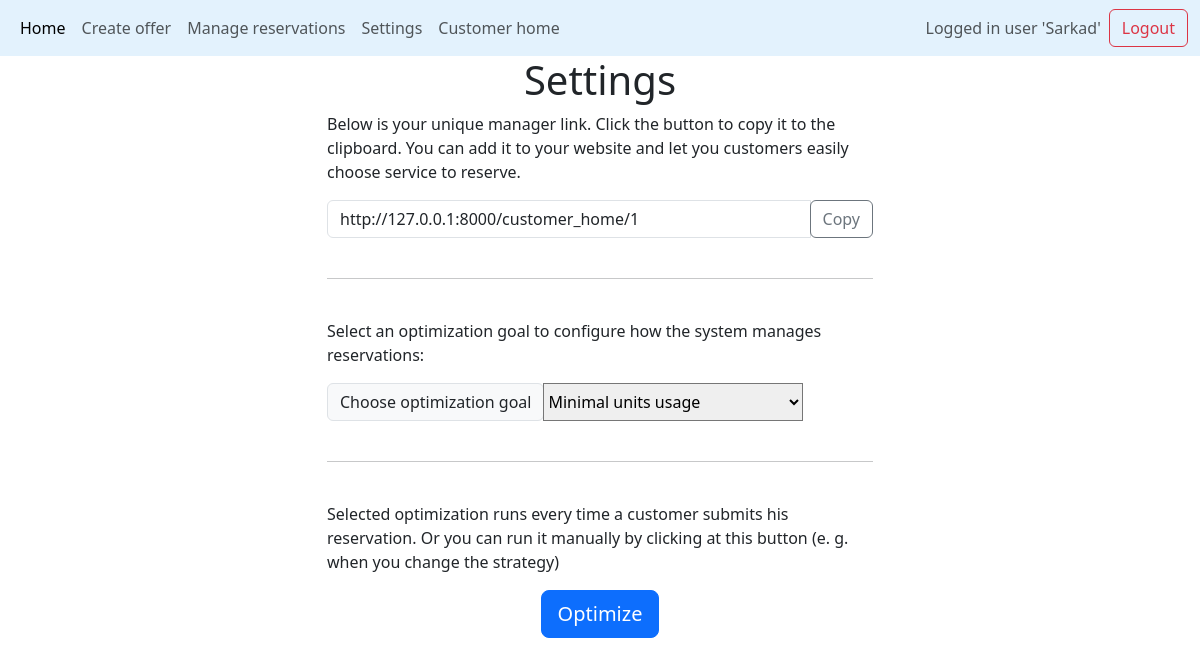
/manager_link/1 (signed in), run on an earlier commit of the app's database.
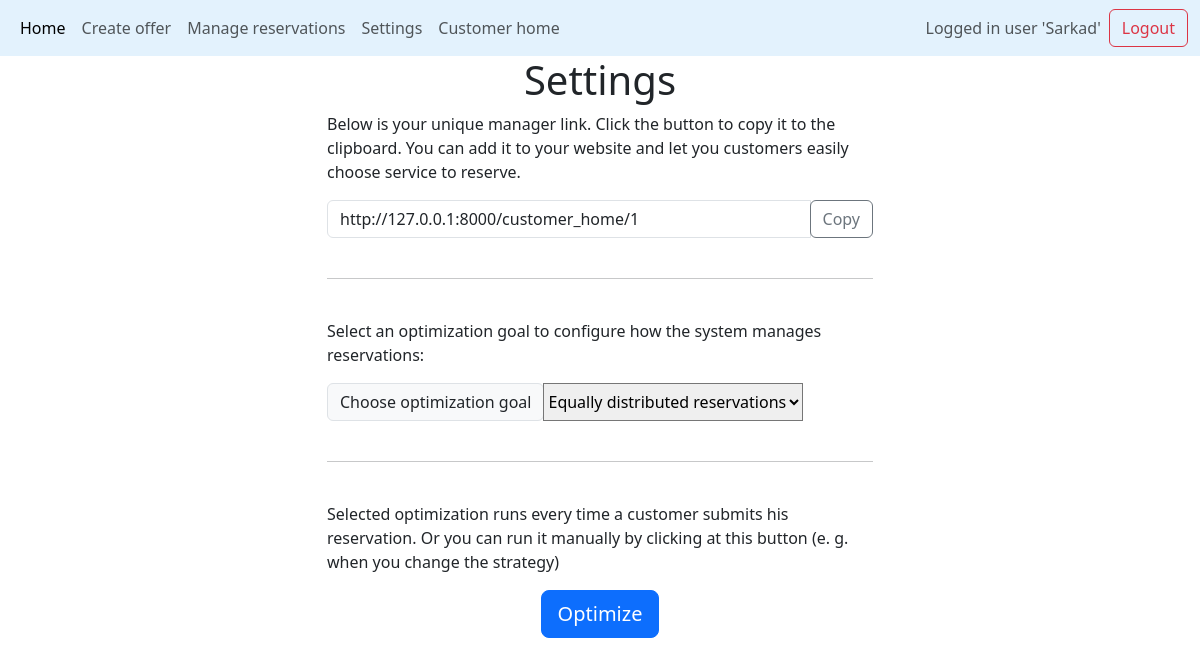
And on a later commit of the database.
### base/models.py (models this page shows, shortened)
class ManagerProfile(models.Model):
    user = models.OneToOneField(User, on_delete=models.CASCADE, related_name='managerprofile')
    optimization_strategy = models.CharField(max_length=30, default='min_units', choices=[
        ('min_units', 'Minimal units usage'),
        ('equally_distributed', 'Equally distributed reservations')
    ])
    manager_link = models.URLField(max_length=200, blank=True)

### base/views.py (the view)
# urls.py: path('manager_link/<int:manager_id>', views.manager_link, name='manager_link'),
@login_required
def manager_link(request, manager_id=None):
    base_url = f"{request.scheme}://{request.get_host()}"
    link = f"{base_url}/customer_home/{manager_id}"
    profile = request.user.managerprofile
    return render(request, "manager_link.html", {'profile': profile})

### templates/manager_link.html (shortened to what this page needs)
{% extends 'main.html' %}
{% load crispy_forms_tags %}
{% load static %}
{% block content %}
<div class="container-md">
    <div class="row justify-content-center">
        <div class="col-md-6">
            <h1 class="text-center">Settings</h1>
            <p>Below is your unique manager link. Click the button to copy it to the clipboard. You can add it to your website and let you customers easily choose service to reserve.</p>
            <div class="input-group mb-3">
                <input type="text" class="form-control" id="linkToCopy" value="{{ profile.manager_link }}" readonly>
                <div class="input-group-append">
                    <button class="btn btn-outline-secondary" type="button" id="copyButton">Copy</button>
                </div>
            </div>
            <hr style="margin-top: 40px; margin-bottom: 40px;">
            <p>Select an optimization goal to configure how the system manages reservations:</p>
            <form method="POST" action="{% url 'save_optimization_strategy' %}">
                <div class="input-group mb-3">
                    <div class="input-group-prepend">
                        <label class="input-group-text" for="optimizationStrategy">Choose optimization goal</label>
                    </div>
                    <select class="custom-select" id="optimizationStrategy" name="optimizationStrategy">
                        <option value="min_units" {% if profile.optimization_strategy == "min_units" %}selected{% endif %}>Minimal units usage</option>
                        <option value="equally_distributed" {% if profile.optimization_strategy == "equally_distributed" %}selected{% endif %}>Equally distributed reservations</option>
                    </select>
                </div>
            </form>
            <hr style="margin-top: 40px; margin-bottom: 40px;">
            <p>Selected optimization runs every time a customer submits his reservation. Or you can run it manually by clicking at this button (e. g. when you change the strategy)</p>
            <div class="d-flex justify-content-center">
                <a href="{% url 'optimize' %}" class="btn btn-primary btn-lg" type="button"
                    id="optimizeButton">Optimize</a>
            </div>
        </div>
    </div>
</div>
{% endblock %}

What changed in the data, as far as the page shows it:
changed ManagerProfile "http://127.0.0.1:8000/customer_home/1": optimizationStrategy "Minimal units usage" → "Equally distributed reservations"
